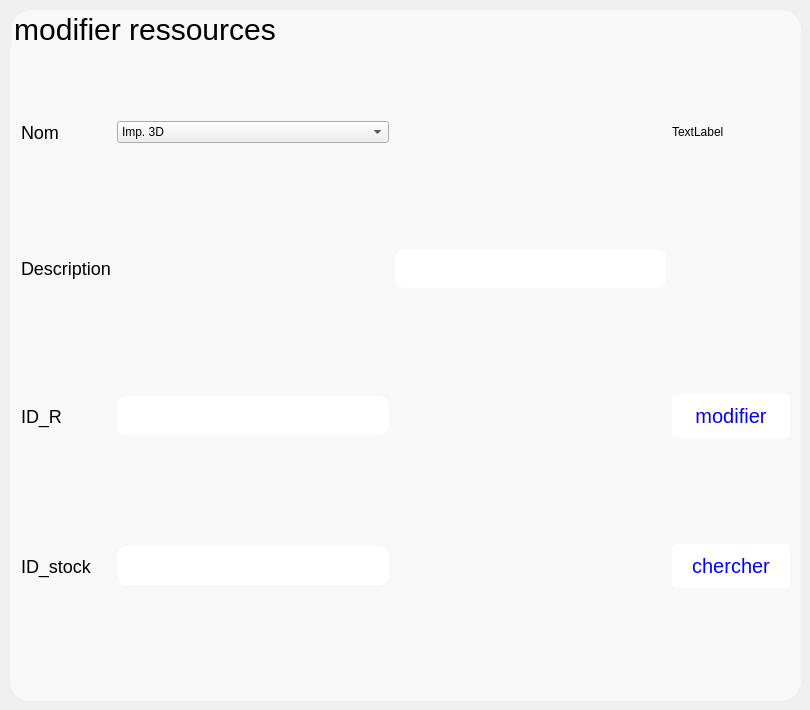
      <widget class="QWidget" name="page">
       <widget class="QGroupBox" name="groupBox_10">
        <property name="geometry">
         <rect>
          <x>10</x>
          <y>10</y>
          <width>791</width>
          <height>691</height>
         </rect>
        </property>
        <property name="sizePolicy">
         <sizepolicy hsizetype="Fixed" vsizetype="Preferred">
          <horstretch>0</horstretch>
          <verstretch>4</verstretch>
         </sizepolicy>
        </property>
        <property name="accessibleDescription">
         <string/>
        </property>
        <property name="styleSheet">
         <string notr="true">
    QGroupBox{
border-radius: 20px; /* Rayon des coins arrondis */ 
   border: 2px solid #F8F8F8;
    font-family: 'Berlin Sans FB', sans-serif;
    font-size: 30px;
  	background-color: #F8F8F8;
}</string>
        </property>
        <property name="title">
         <string>modifier ressources</string>
        </property>
        <layout class="QGridLayout" name="gridLayout_10">
         <item row="5" column="0">
          <widget class="QLabel" name="label_137">
           <property name="styleSheet">
            <string notr="true">QLabel {
    font-family: 'Berlin Sans FB', sans-serif;
    font-size: 18px;
}
</string>
           </property>
           <property name="text">
            <string>ID_stock</string>
           </property>
          </widget>
         </item>
         <item row="0" column="0">
          <widget class="QLabel" name="label_134">
           <property name="styleSheet">
            <string notr="true">QLabel {
    font-family: 'Berlin Sans FB', sans-serif;
    font-size: 18px;
}
</string>
           </property>
           <property name="text">
            <string>Nom</string>
           </property>
          </widget>
         </item>
         <item row="5" column="1">
          <widget class="QLineEdit" name="idStockLineEdit">
           <property name="styleSheet">
            <string notr="true">QLineEdit {
    background-color: white;
    color: black;
    border: 1px solid white;
    border-radius: 10px;
    padding: 7px; 
    selection-background-color: #6dae84;
    font-size: 18px; 
}

QLineEdit:focus {
    border: 1px solid #6dae84;
}
QlineEdit:hover{
border: 1px solid #6dae84;
}</string>
           </property>
          </widget>
         </item>
         <item row="2" column="0">
          <widget class="QLabel" name="label_136">
           <property name="styleSheet">
            <string notr="true">QLabel {
    font-family: 'Berlin Sans FB', sans-serif;
    font-size: 18px;
}
</string>
           </property>
           <property name="text">
            <string>ID_R</string>
           </property>
          </widget>
         </item>
         <item row="5" column="3">
          <widget class="QPushButton" name="chercherButton">
           <property name="styleSheet">
            <string notr="true">QPushButton {
    
	background-color: #FFFFFF;
	    color: blue;
    padding: 10px 20px;
    border: none;
    border-radius: 5px;
    font-size: 20px;
 font-family: &quot;Berlin Sans FB&quot;, sans-serif; 
}

QPushButton:hover {
background-color: #EDF1F6;
    color: grey;

}

QPushButton:pressed {
background-color: #EDF1F6;
    color: black;
}</string>
           </property>
           <property name="text">
            <string>chercher</string>
           </property>
           <property name="icon">
            <iconset resource="ressources.qrc">
             <normaloff>:/new/prefix1/icon/bouton-ajouter.png</normaloff>:/new/prefix1/icon/bouton-ajouter.png</iconset>
           </property>
           <property name="iconSize">
            <size>
             <width>20</width>
             <height>20</height>
            </size>
           </property>
          </widget>
         </item>
         <item row="0" column="3">
          <widget class="QLabel" name="imagePathLabel_2">
           <property name="text">
            <string>TextLabel</string>
           </property>
          </widget>
         </item>
         <item row="2" column="3">
          <widget class="QPushButton" name="modifierButton">
           <property name="styleSheet">
            <string notr="true">QPushButton {
    
	background-color: #FFFFFF;
	    color: blue;
    padding: 10px 20px;
    border: none;
    border-radius: 5px;
    font-size: 20px;
 font-family: &quot;Berlin Sans FB&quot;, sans-serif; 
}

QPushButton:hover {
background-color: #EDF1F6;
    color: grey;

}

QPushButton:pressed {
background-color: #EDF1F6;
    color: black;
}</string>
           </property>
           <property name="text">
            <string>modifier</string>
           </property>
           <property name="icon">
            <iconset resource="ressources.qrc">
             <normaloff>:/new/prefix1/icon/bouton-ajouter.png</normaloff>:/new/prefix1/icon/bouton-ajouter.png</iconset>
           </property>
           <property name="iconSize">
            <size>
             <width>20</width>
             <height>20</height>
            </size>
           </property>
          </widget>
         </item>
         <item row="1" column="2">
          <widget class="QLineEdit" name="lineEdit_description_R_2">
           <property name="styleSheet">
            <string notr="true">QLineEdit {
    background-color: white;
    color: black;
    border: 1px solid white;
    border-radius: 10px;
    padding: 7px; 
    selection-background-color: #6dae84;
    font-size: 18px; 
}

QLineEdit:focus {
    border: 1px solid #6dae84;
}
QlineEdit:hover{
border: 1px solid #6dae84;
}</string>
           </property>
          </widget>
         </item>
         <item row="0" column="1">
          <widget class="QComboBox" name="comboBox_nom_R_2">
           <item>
            <property name="text">
             <string>Imp. 3D</string>
            </property>
           </item>
           <item>
            <property name="text">
             <string>Découpe Laser</string>
            </property>
           </item>
           <item>
            <property name="text">
             <string>Fraiseuse CNC </string>
            </property>
           </item>
           <item>
            <property name="text">
             <string>Découpe Vinyle </string>
            </property>
           </item>
           <item>
            <property name="text">
             <string>Composants</string>
            </property>
           </item>
           <item>
            <property name="text">
             <string>Kits Arduino </string>
            </property>
           </item>
          </widget>
         </item>
         <item row="2" column="1">
          <widget class="QLineEdit" name="lineEdit_idChercher">
           <property name="styleSheet">
            <string notr="true">QLineEdit {
    background-color: white;
    color: black;
    border: 1px solid white;
    border-radius: 10px;
    padding: 7px; 
    selection-background-color: #6dae84;
    font-size: 18px; 
}

QLineEdit:focus {
    border: 1px solid #6dae84;
}
QlineEdit:hover{
border: 1px solid #6dae84;
}</string>
           </property>
          </widget>
         </item>
         <item row="1" column="0">
          <widget class="QLabel" name="label_128">
           <property name="styleSheet">
            <string notr="true">QLabel {
    font-family: 'Berlin Sans FB', sans-serif;
    font-size: 18px;
}
</string>
           </property>
           <property name="text">
            <string>Description</string>
           </property>
          </widget>
         </item>
        </layout>
       </widget>
      </widget>
